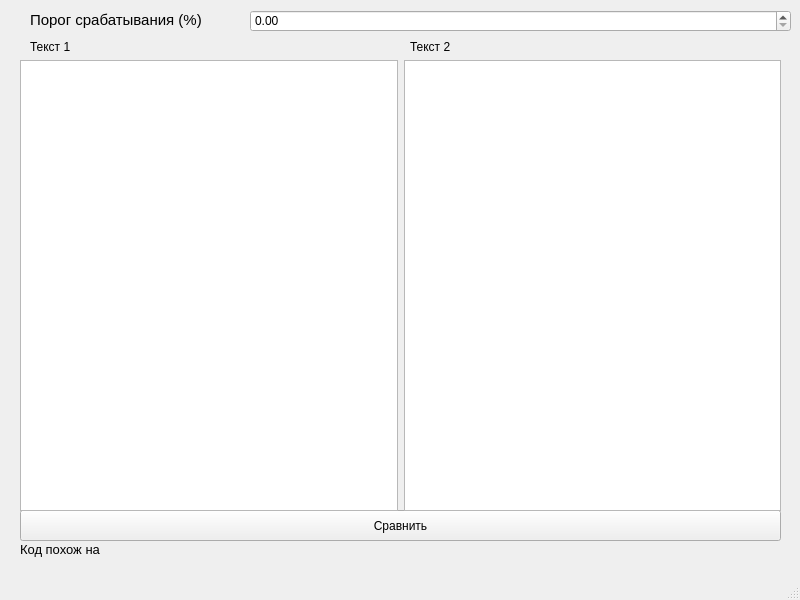
<?xml version="1.0" encoding="UTF-8"?>
<ui version="4.0">
 <class>MainWindow</class>
 <widget class="QMainWindow" name="MainWindow">
  <property name="geometry">
   <rect>
    <x>0</x>
    <y>0</y>
    <width>800</width>
    <height>600</height>
   </rect>
  </property>
  <property name="windowTitle">
   <string>MainWindow</string>
  </property>
  <widget class="QWidget" name="centralwidget">
   <widget class="QDoubleSpinBox" name="doubleSpinBox">
    <property name="geometry">
     <rect>
      <x>250</x>
      <y>10</y>
      <width>541</width>
      <height>22</height>
     </rect>
    </property>
   </widget>
   <widget class="QLabel" name="label">
    <property name="geometry">
     <rect>
      <x>30</x>
      <y>10</y>
      <width>191</width>
      <height>21</height>
     </rect>
    </property>
    <property name="text">
     <string>&lt;html&gt;&lt;head/&gt;&lt;body&gt;&lt;p&gt;&lt;span style=&quot; font-size:11pt;&quot;&gt;Порог срабатывания (%)&lt;/span&gt;&lt;/p&gt;&lt;/body&gt;&lt;/html&gt;</string>
    </property>
   </widget>
   <widget class="QLabel" name="label_2">
    <property name="geometry">
     <rect>
      <x>30</x>
      <y>40</y>
      <width>47</width>
      <height>13</height>
     </rect>
    </property>
    <property name="text">
     <string>&lt;html&gt;&lt;head/&gt;&lt;body&gt;&lt;p&gt;&lt;span style=&quot; font-size:9pt;&quot;&gt;Текст 1&lt;/span&gt;&lt;/p&gt;&lt;/body&gt;&lt;/html&gt;</string>
    </property>
   </widget>
   <widget class="QLabel" name="label_3">
    <property name="geometry">
     <rect>
      <x>410</x>
      <y>40</y>
      <width>47</width>
      <height>13</height>
     </rect>
    </property>
    <property name="text">
     <string>&lt;html&gt;&lt;head/&gt;&lt;body&gt;&lt;p&gt;&lt;span style=&quot; font-size:9pt;&quot;&gt;Текст 2&lt;/span&gt;&lt;/p&gt;&lt;/body&gt;&lt;/html&gt;</string>
    </property>
   </widget>
   <widget class="QLabel" name="label_4">
    <property name="geometry">
     <rect>
      <x>20</x>
      <y>540</y>
      <width>771</width>
      <height>20</height>
     </rect>
    </property>
    <property name="text">
     <string>&lt;html&gt;&lt;head/&gt;&lt;body&gt;&lt;p&gt;&lt;span style=&quot; font-size:10pt;&quot;&gt;Код похож на &lt;/span&gt;&lt;/p&gt;&lt;/body&gt;&lt;/html&gt;</string>
    </property>
   </widget>
   <widget class="QPushButton" name="pushButton">
    <property name="geometry">
     <rect>
      <x>20</x>
      <y>510</y>
      <width>761</width>
      <height>31</height>
     </rect>
    </property>
    <property name="text">
     <string>Сравнить</string>
    </property>
   </widget>
   <widget class="QWidget" name="">
    <property name="geometry">
     <rect>
      <x>20</x>
      <y>60</y>
      <width>761</width>
      <height>451</height>
     </rect>
    </property>
    <layout class="QHBoxLayout" name="horizontalLayout">
     <item>
      <widget class="QTextEdit" name="textEdit"/>
     </item>
     <item>
      <widget class="QTextEdit" name="textEdit_2"/>
     </item>
    </layout>
   </widget>
  </widget>
  <widget class="QMenuBar" name="menubar">
   <property name="geometry">
    <rect>
     <x>0</x>
     <y>0</y>
     <width>800</width>
     <height>21</height>
    </rect>
   </property>
  </widget>
  <widget class="QStatusBar" name="statusbar"/>
 </widget>
 <resources/>
 <connections/>
</ui>
